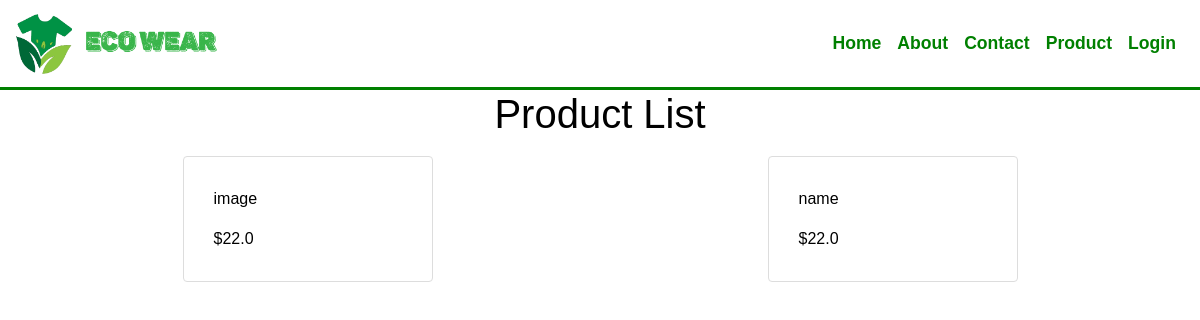
Page /Product on the earlier database version.
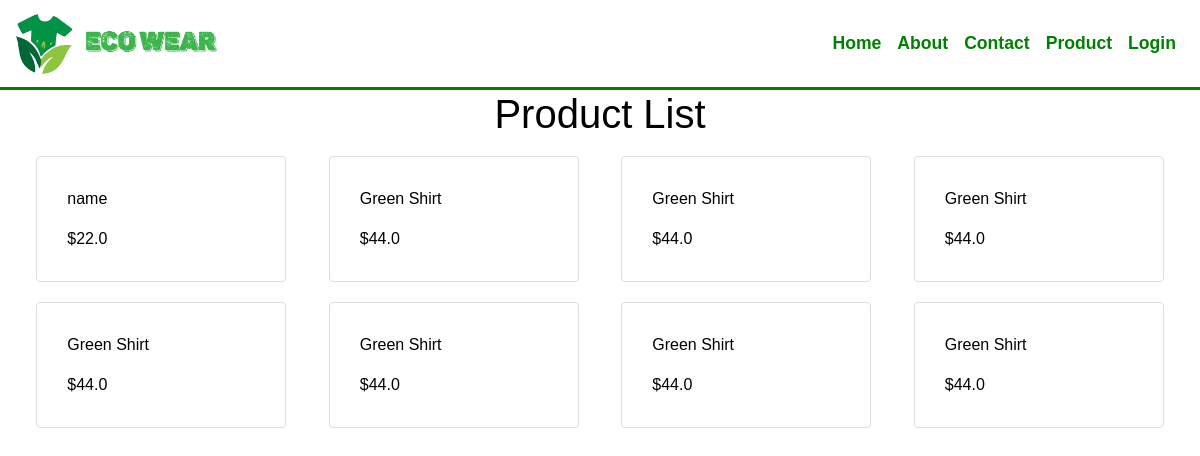
Same page on the later database version.
### tables this page shows
CREATE TABLE products (
            id INTEGER PRIMARY KEY AUTOINCREMENT,
            image TEXT,
            name TEXT,
            price REAL,
            category TEXT,
            stock INTEGER,
            description TEXT,
            size TEXT
        );

### __init__.py (the view)
@app.route('/Product')
def Productpage():
    product_manager = ProductManager()
    products = product_manager.get_all_products()
    product_manager.close_connection()
    return render_template('Product.html', products=products)

### Product.py (called while the page is built)
    def get_all_products(self):
        self.cursor.execute("SELECT * FROM products")
        products_data = self.cursor.fetchall()
        products = [Product(*data) for data in products_data]
        return products

    def close_connection(self):
        self.conn.close()

### templates/Product.html (shortened to what this page needs)
{% extends "base.html" %}
{% block content %}
<h1>Product List</h1>
    <div class="product-container productpg">
        {% for product in products %}
        <a href="{{ url_for('display_product', product_id=product.id) }}">
            <div class="card product-card">
              <div class="card-body">
                <p class="card-text">{{ product.name }}</p>
                <p class="card-text">${{ product.price }}</p>
              </div>
            </div>
        </a>
        {% endfor %}
    </div>
{% endblock %}

### templates/base.html (shortened to what this page needs)
<!DOCTYPE html>
<html lang="en">
<head>
<link href="{{ url_for('static', filename='assets/bootstrap/css/bootstrap.min.css') }}" rel="stylesheet">
<link href="{{ url_for('static', filename='assets/style.css') }}" rel="stylesheet">
</head>
<body>
{% block navbar %}
    {% include 'includes/_navbar.html' %}
{% endblock %}
<div class="container-fluid">
{% block content %}
{% endblock %}
</div>
</body>
</html>

### templates/includes/_navbar.html (shortened to what this page needs)
<nav class="navbar navbar-expand-lg navbar-light bg-light">
    <a class="navbar-brand" href="/"><img src="{{ url_for('static', filename='image/Logo.png') }}" alt="Logo" class="logo"></a>
    <div class="collapse navbar-collapse justify-content-end" id="navbarNav">
        <ul class="navbar-nav ml-auto">
            <li class="nav-item">
                <a class="nav-link" href="/">Home</a>
            </li>
            <li class="nav-item">
                <a class="nav-link" href="/about">About</a>
            </li>
            <li class="nav-item">
                <a class="nav-link" href="/contactUs">Contact</a>
            </li>
            <li class="nav-item dropdown-menu-end">
                <a class="nav-link" role="button" data-toggle="dropdown" href="/Product">
                    Product
                </a>
            </li>
            <li class="nav-item dropdown-login">
                <a class="nav-link" role="button" data-toggle="dropdown" href="/login">
                    Login
                </a>
            </li>
        </ul>
    </div>
</nav>

### static/assets/style.css (style rules this page uses)
body { ; font-family: 'Poppins'; color: black; }
.navbar { height: 90px; border-bottom: 3px solid #008000; font-size: 1.1em; font-weight: bold; background-color: white!important; }
.navbar img { width: auto; height: 60px; }
body { font-family: Verdana; padding: 0; margin: 0; }
.nav-link { color: green!important; position: relative; transition: all 0.4s; }
.navbar .nav-link { padding: 30px 0px; }

### templates/Product.html (style rules this page uses)
body { font-family: Arial, sans-serif; }
h1 { text-align: center; }
.product-container { display: flex; flex-wrap: wrap; justify-content: space-around; }
.product-card { border: 1px solid #ddd; padding: 10px; margin: 10px; width: 250px; }
.productpg a { text-decoration: none; color:black; }

Differences in the rows shown:
removed products: name "image", price "22.0"
added products: name "Green Shirt", price "44.0"
added products: name "Green Shirt", price "44.0"
added products: name "Green Shirt", price "44.0"
added products: name "Green Shirt", price "44.0"
added products: name "Green Shirt", price "44.0"
added products: name "Green Shirt", price "44.0"
added products: name "Green Shirt", price "44.0"
